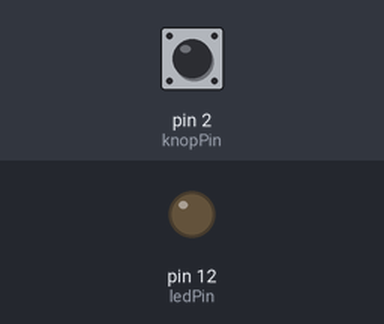
Recording of a sketch running on a simulated Arduino Uno, built with avr-gcc and run on an emulated ATmega328P. Parts: output pins drawn as LEDs (lit = HIGH). The inputs (shaded band) are chosen by the test bench; at power-on: pin 2 (knopPin) LOW.

Above: at 1.2 s.
1.3 s: pin 2 (knopPin) pulled HIGH for 0.15 s
At 2.5 s:
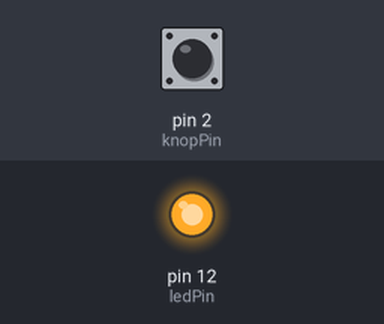
2.9 s: pin 2 (knopPin) pulled HIGH for 1 s
At 3.8 s:
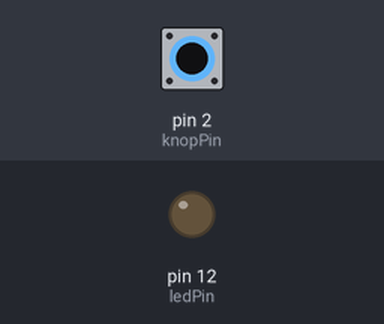
5.4 s: pin 2 (knopPin) pulled HIGH for 3.2 s
At 5.7 s:
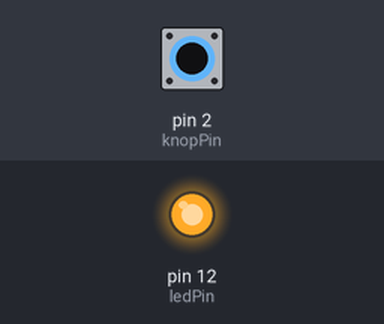
Timing chart, 0 to 8.4 s (numbered marks = the images above; inputs shaded):
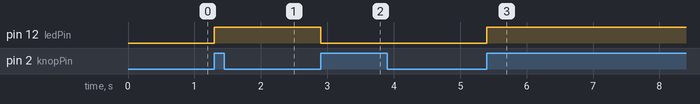

The sketch:

Interrupt_led.ino
```cpp
const int knopPin = 2;
const int ledPin = 12;

volatile bool ledStatus = false;

void setup() {
  pinMode(knopPin, INPUT);
  pinMode(ledPin, OUTPUT);

  digitalWrite(ledPin, LOW);

  attachInterrupt(
    digitalPinToInterrupt(knopPin),
    knopInterrupt,
    RISING
  );
}

void loop() {
  noInterrupts();
  bool status = ledStatus;
  interrupts();

  digitalWrite(ledPin, status ? HIGH : LOW);
}

void knopInterrupt() {
  ledStatus = !ledStatus;
}
```

Measured:
- after the input at 1.3 s, pin 12 (ledPin): LOW → HIGH at once
- after the input at 2.9 s, pin 12 (ledPin): HIGH → LOW at once
- after the input at 5.4 s, pin 12 (ledPin): LOW → HIGH at once
